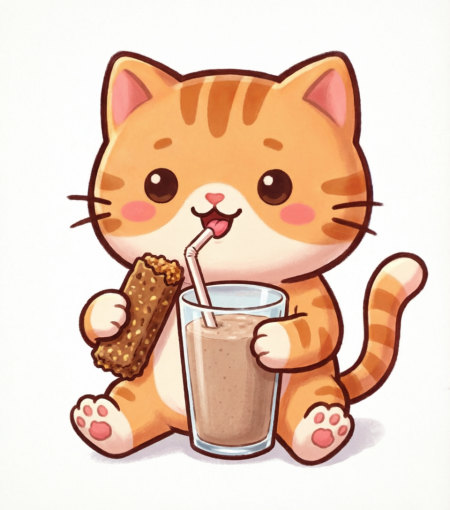
#> input picture IMG/bebe_comiendo.png, 450 x 510 px
$ python -i normalizar_michis.py   (imports and definitions only)
#> lines starting #> are read from the running program, lines starting #| are printed output that depends on the picture
# -*- coding: utf-8 -*-
"""Deja los dibujos del michi listos para la app: 320x320, transparentes
y apoyados en el borde de abajo.

Los originales vienen de IMG/ con tamanos muy distintos (203x362,
580x1024, 580x460...) y algunos con un halo de borde semitransparente
que hay que limpiar, o se ve un recuadro sobre la pantalla del aparato.

Lo que de verdad importa aqui es la ESCALA. Con una sola silueta, si el
gato mide distinto en cada pose se nota muchisimo al cambiar de escena:
parece que se acerca y se aleja. Asi que no se escala cada dibujo para
que llene el lienzo, sino para que EL GATO mida lo mismo en todas.

Un gato de pie es alto y estrecho; uno acurrucado es bajo y ancho. Por
eso cada postura lleva su propia altura de referencia, en tanto por uno
del lienzo, sacada de mirar el resultado y no de una formula.

Uso:  python pixel/normalizar_michis.py
"""
import os
import sys
from PIL import Image

ORIGEN = "IMG"
DESTINO = "public/michi"
LADO = 320

# Alto del gato dentro del lienzo, en tanto por uno. El michi de pie que
# ya estaba en la app mide 307 de 320, o sea 0.96; el resto se ajusta a
# ojo para que el animal parezca el mismo tamano en todas las poses.
ALTO = {
    "michi_andando":    0.96,
    "michi_celebrando": 0.96,
    "michi_contento":   0.96,
    "michi_triste":     0.96,
    "michi_asqueado":   0.96,   # de pie; las rayas de peste no suben mas
    "michi_cansado":    0.80,   # sentado, apoyado
    # Sentado como el cansado, pero el dibujo trae nube de pensamiento y
    # salpicaduras: el GATO es solo el 91% del alto de la caja. Para que
    # mida como el cansado (0,80 de lienzo) la caja entera va a 0,88.
    "michi_sediento":   0.88,
    "michi_comiendo":   0.62,   # sentado sobre el cuenco
    "michi_durmiendo":  0.46,   # acurrucado
}

# Margen por abajo, en tanto por uno del lienzo. Los de pie se apoyan en
# el borde; los tumbados van un pelo mas arriba para que no parezca que
# se salen de la pantalla.
SUELO = {"michi_durmiendo": 0.04, "michi_comiendo": 0.02}

UMBRAL = 120        # por debajo de esto es halo del exportador, no dibujo
LIMPIEZA = 24       # alfa por debajo del cual se borra del todo


# [4 lines left out: function cajaDelGato, not called in this run]


def limpiar(im):
    """Los pixeles casi invisibles se van del todo: son el halo."""
    r, g, b, a = im.split()
    a = a.point(lambda v: 0 if v < LIMPIEZA else v)
    return Image.merge("RGBA", (r, g, b, a))


# [55 lines left out: functions normalizar, main, not called in this run]


# [2 lines not run here, left out]

>>> import cv2
>>> picture = cv2.imread('../IMG/bebe_comiendo.png', cv2.IMREAD_GRAYSCALE)
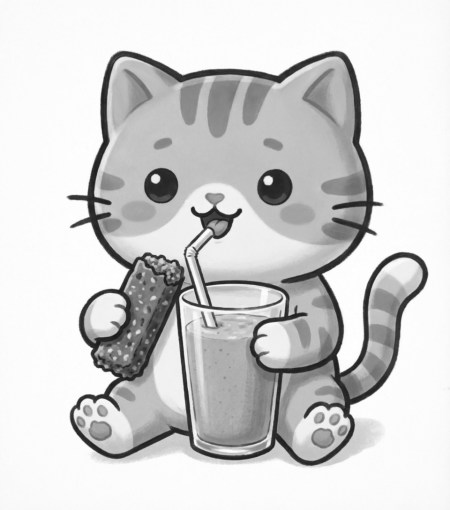
#> picture: shape (510, 450); min 25, max 255, mean 209.2
#> (the run stopped early here; a loop or call above may not have finished)
